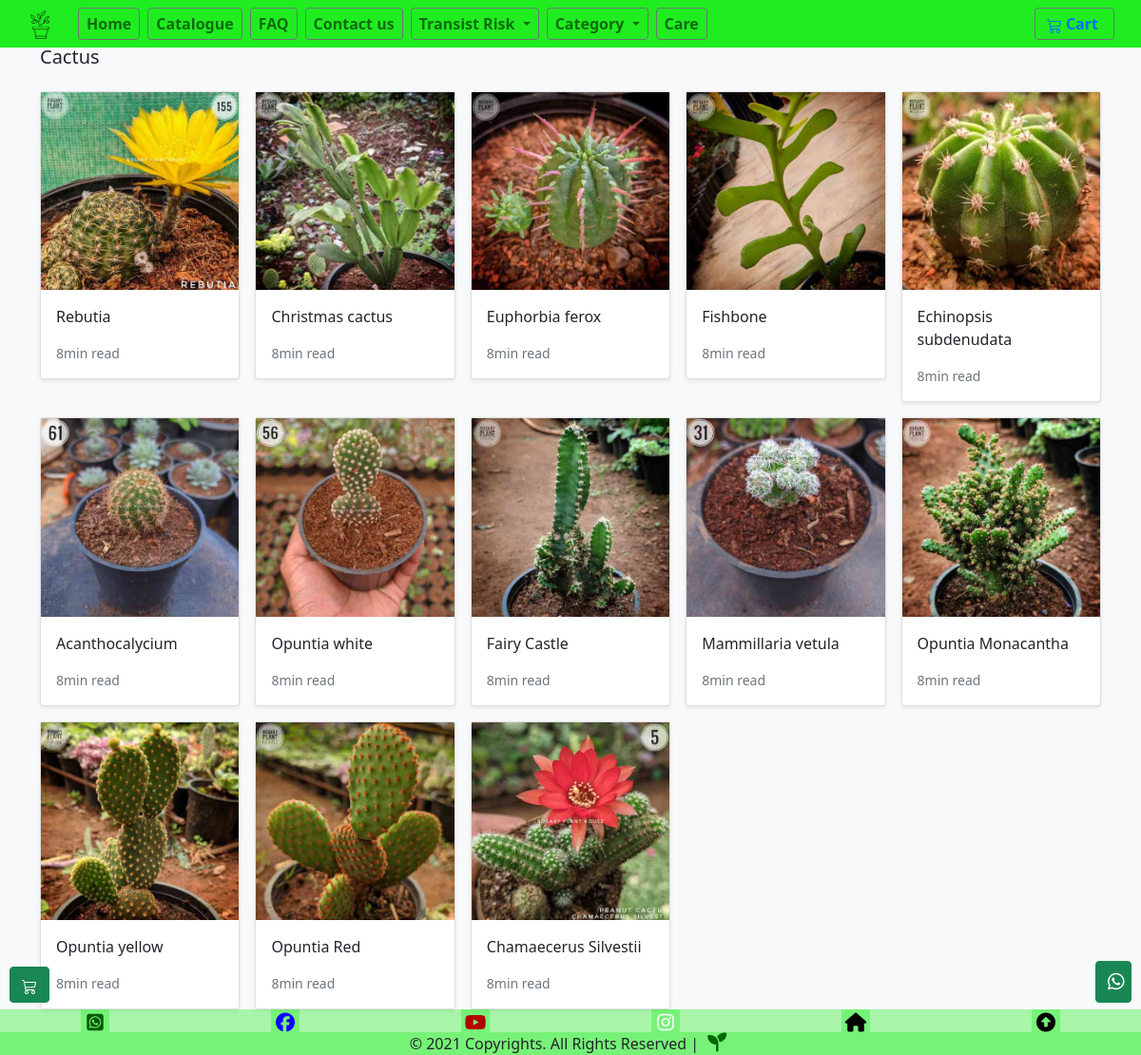
Before: /shop/cactus/ with the older database file.
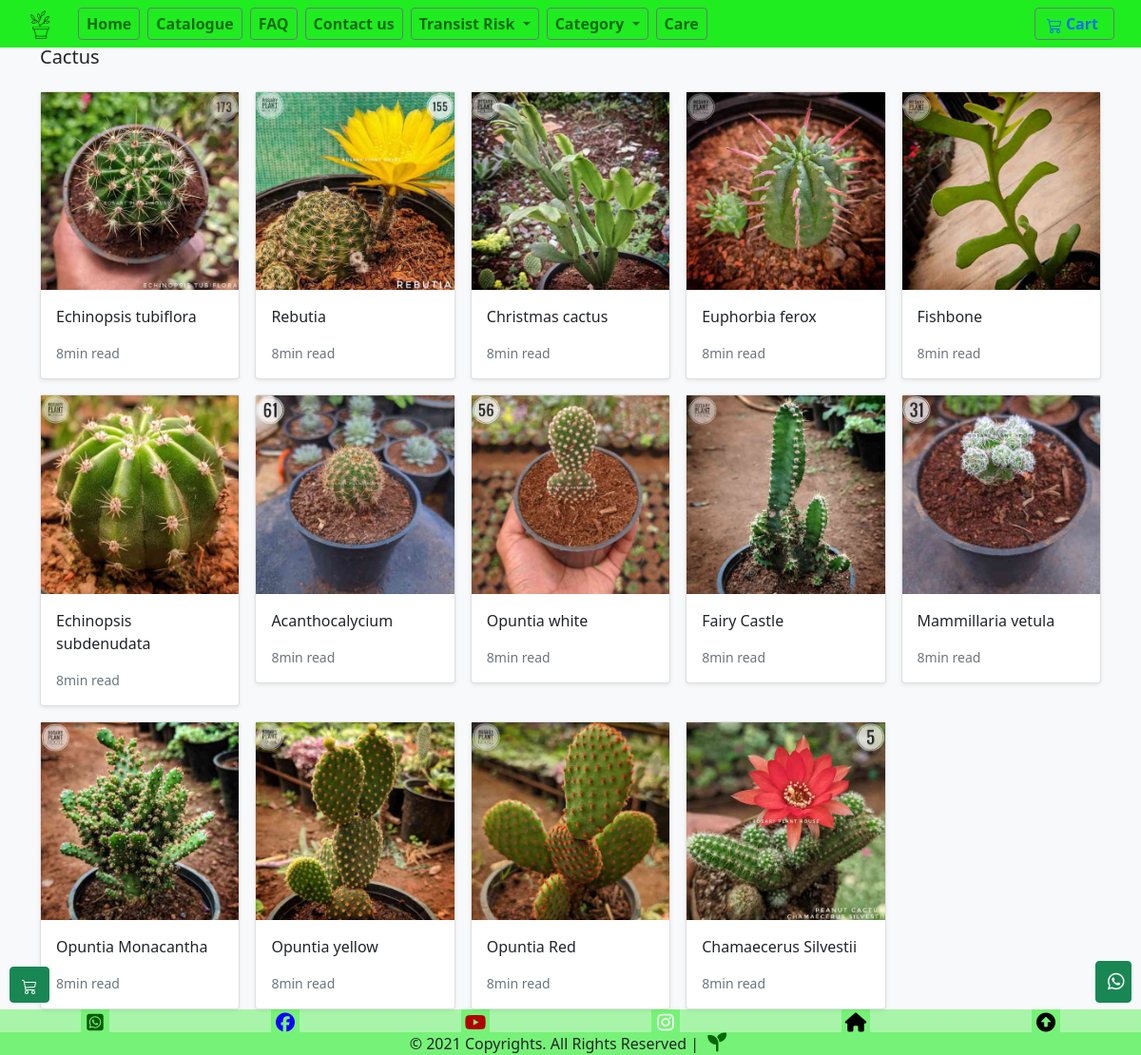
After: the same page with the newer database file.
### store/models.py (models this page shows, shortened)
class Product(models.Model):
    pid=models.IntegerField(null=False)
    category = models.ForeignKey(Category, related_name='product', on_delete=models.CASCADE,default=7)
    risk = models.ForeignKey(Risk, related_name='product', on_delete=models.CASCADE,default=1)
    created_by = models.ForeignKey(User, on_delete=models.CASCADE, related_name='product_creator',default=1)
    title = models.CharField(max_length=255)
    Nickname=models.CharField(max_length=255)
    author = models.CharField(max_length=255, default='admin')
    description = models.TextField(blank=True)
    image = models.ImageField(upload_to='images/', default='images/default.png')
    slug = models.SlugField(max_length=255)
    size=models.CharField(max_length=255, default="2-3")
    price = models.IntegerField(default=0)
    disprice = models.IntegerField(default=0)
    orgprice = models.IntegerField(default=0)
    in_stock = models.BooleanField(default=True)
    indoor = models.BooleanField(default=False)
    mother = models.BooleanField(default=False)
    is_active = models.BooleanField(default=True)
    created = models.DateTimeField(auto_now_add=True)
    updated = models.DateTimeField(auto_now=True)
    objects = models.Manager()
    sun = models.ForeignKey(Sun, related_name='product', on_delete=models.CASCADE,default=1)
    Watering = models.ForeignKey(Watering, related_name='product', on_delete=models.CASCADE,default=1)
    products = ProductManager()
    maintenance = models.ForeignKey(maintenance, related_name='product', on_delete=models.CASCADE,default=1)
    tag = models.CharField(max_length=20, choices=TAG_CHOICES, default='None')
    class Meta:
        verbose_name_plural = 'Products'
        ordering = ('-created',)
    def get_absolute_url(self):
        return reverse('store:product_detail', args=[self.slug])

### store/views.py (the view)
# urls.py: path('shop/<slug:category_slug>/', views.category_list, name='category_list'),
def category_list(request, category_slug=None):
    category = get_object_or_404(Category, slug=category_slug)
    products = Product.objects.filter(category=category)
    return render(request, 'store/products/category.html', {'category': category, 'products': products})

### basket/basket.py (called while the page is built)
    def __len__(self):
        return sum(item['qty'] for item in self.basket.values())

    def get_total_price(self):
        return sum(Decimal(item['price']) * item['qty'] for item in self.basket.values())

### basket/context_processors.py (called while the page is built)
def basket(request):
    return {'basket': Basket(request)}

### store/context_processors.py (called while the page is built)
def categories(request):
    Product.objects.update(price=F('orgprice')-F('disprice'))
    return {
        'categories': Category.objects.all()
    }

### templates/store/products/category.html (shortened to what this page needs)
{% extends "../base.html" %}
{% load static %}
{% block content %}
<main>
  <div class="album py-5 bg-light">
    <div class="container">
      <div class="pb-3 h5">{{category.name|title}}</div>
      <div class="row row-cols-1 row-cols-sm-2 row-cols-md-5 g-3">
        {% for product in products %}
        <div class="col">
          <div class="card shadow-sm">
          <img class="img-fluid" alt="Responsive image" src="{{ product.image.url }}">
            <div class="card-body">
              <p class="card-text">
                <a class="text-dark text-decoration-none" href="{{ product.get_absolute_url }}">{{ product.title }}</a>
              </p>
              <div class="d-flex justify-content-between align-items-center">
                <small class="text-muted">8min read</small>
              </div>
            </div>
          </div>
        </div>
        {% endfor %}
      </div>
    </div>
  </div>
</main>
{% endblock %}

Changed rows visible on the page:
added Product: image (picture), title "Echinopsis tubiflora"
